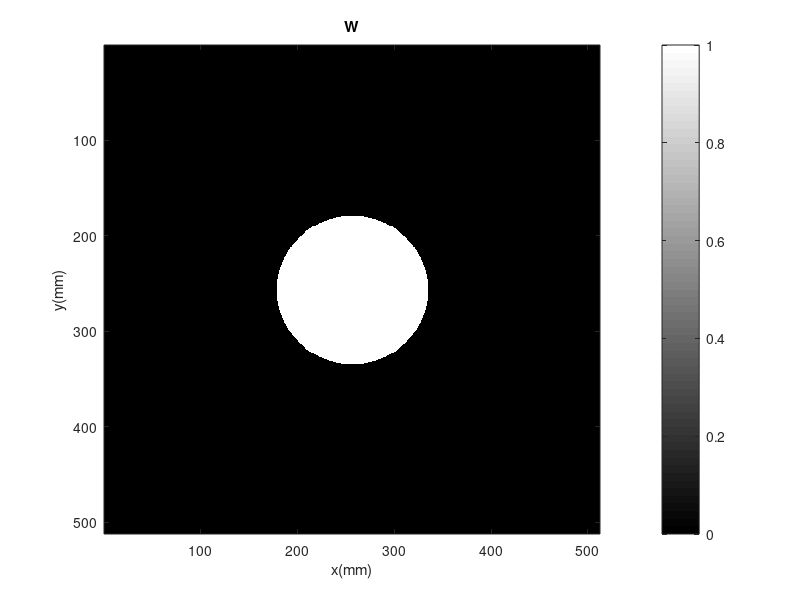

This figure's MATLAB source: (Note: this script raises an error after producing the figure.)
clc;
clear all;
close all;
N=512;
wo=N/2;
dpix=2*10^-6;
lambda=0.0633*10^-9;
k=2*pi/lambda;
d=0.4;
x=(-N/2:N/2-1)*dpix;
y=(-N/2:N/2-1)*dpix;
[X,Y]=meshgrid(x,y);
umax=1/(2*dpix); 
df=1/(N*dpix);
u=(-N/2:N/2-1)*df;
v=(-N/2:N/2-1)*df;
[U,V]=meshgrid(u,v);
freq_sq=U.^2+V.^2;
nn=1;
vari=10^-2;
noise=randn(N).*sqrt(vari);

fm=38*10^3;
m=0.5;
a=0.5;

Io=ones(N);
Imx=a + 0.5*m*sin(2*pi*X.*fm);
Iqx=a + 0.5*m*cos(2*pi*X.*fm);
Imy=a + 0.5*m*sin(2*pi*Y.*fm);
Iqy=a + 0.5*m*cos(2*pi*Y.*fm);

W=zeros(N);
W= sqrt(U.^2 + V.^2)<2*fm;

figure
imagesc(W);
colorbar
colormap(gray);
xlabel('x(mm)') ;
ylabel('y(mm)');
axis on
title(['W']);


P = imread('Lena.png');
P=rgb2gray(P);
P = double(P);
P=rescale(P,-2.6,2.6);

figure
imagesc(x*10^3,y*10^3,P);
colorbar
colormap(gray);
xlabel('x(mm)') ;
ylabel('y(mm)');
axis on
title(['Input Phase profile']);

Object=exp(1j.*P);

Io=ones(N,N);
Id=FresProp(dpix,d,lambda,N,Object);

figure
imagesc(x*10^3,y*10^3,Id);
colorbar
colormap(gray);
xlabel('x(mm)') ;
ylabel('y(mm)');
axis on
title(['Id']);

[UP, deld]=uniform(dpix,d,lambda,N,Object,k,freq_sq,noise,Id,Io,nn);

figure
imagesc(x*10^3,y*10^3,UP);
colorbar
colormap(gray);
xlabel('x(mm)') ;
ylabel('y(mm)');
axis on
title(['Recovered phase using uniform illumination']);


Imxd=FresProp(dpix,d,lambda,N,Object.*sqrt(Imx));
Iqxd=FresProp(dpix,d,lambda,N,Object.*sqrt(Iqx));
Imyd=FresProp(dpix,d,lambda,N,Object.*sqrt(Imy));
Iqyd=FresProp(dpix,d,lambda,N,Object.*sqrt(Iqy));

[phi_x]=phix(k,d,m,fm,Id,Imx,Iqx,Imxd,Iqxd,X,Y,W);

figure
imagesc(x*10^3,y*10^3,real(phi_x));
colorbar
colormap(gray);
xlabel('x(mm)') ;
ylabel('y(mm)');
axis on
title(['phi_x']);


[phi_y]=phiy(k,d,m,fm,Id,Imy,Iqy,Imyd,Iqyd,X,Y,W);

figure
imagesc(x*10^3,y*10^3,real(phi_y));
colorbar
colormap(gray);
xlabel('x(mm)') ;
ylabel('y(mm)');
axis on
title(['phi_y']);

phi_x= real(phi_x);
phi_y=real(phi_y);
[Lx,~]=gradient(phi_x,dpix,dpix);
[~,Ly]=gradient(phi_y,dpix,dpix);

L=Lx+Ly;
T1=fftshift(fft2(L));
T2= -(4.*pi.*pi.*freq_sq);
T2=T2./(T2.^2 + eps^2);
SP= ifft2(ifftshift(T2.*T1));


figure
imagesc(x*10^3,y*10^3,SP);
colorbar
colormap(gray);
xlabel('x(mm)') ;
ylabel('y(mm)');
axis on
title(['SP']);

%%Hybrid

T= (U.^2 + V.^2)./((fm*0.5*m)^2 + (U.^2 + V.^2));
figure
mesh(T);
colorbar
colormap(jet);
axis on
title(['filter']);

F_HP=fftshift(fft2(UP)).*T + fftshift(fft2(SP)).*(1-T);
HP=ifft2(ifftshift(F_HP));
figure
imagesc(x*10^3,y*10^3,HP);
colorbar
colormap(gray);
xlabel('x(mm)') ;
ylabel('y(mm)');
axis on
title(['HP']);


function[phi_x]=phix(k,d,m,fm,Id,Imx,Iqx,Imxd,Iqxd,X,Y,W)
Smx=(-k./(d*m*pi*fm)).*(Imxd - (Id.*Imx));
Sqx=((1j.*k)./(d*m*pi*fm)).*(Iqxd - (Id.*Iqx));
Smx=Smx.*exp(-1j*2*pi*fm.*X);
Sqx=Sqx.*exp(-1j*2*pi*fm.*X);
F_Smx=fftshift(fft2(Smx));
F_Sqx=fftshift(fft2(Sqx));
F_phi_x=(F_Smx+F_Sqx).*W;
phi_x=ifft2(ifftshift(F_phi_x));
end
function[phi_y]=phiy(k,d,m,fm,Id,Imy,Iqy,Imyd,Iqyd,X,Y,W)
Smy=(-k./(d*m*pi*fm)).*(Imyd - (Id.*Imy));
Sqy=((1j.*k)./(d*m*pi*fm)).*(Iqyd - (Id.*Iqy));
Smy=Smy.*exp(-1j*2*pi*fm.*Y);
Sqx=Sqy.*exp(-1j*2*pi*fm.*Y);
F_Smy=fftshift(fft2(Smy));
F_Sqy=fftshift(fft2(Sqy));
F_phi_y=(F_Smy+F_Sqy).*W;
phi_y=ifft2(ifftshift(F_phi_y));
end
function [uni_rec_ph, deld]=uniform(dpix,d,lambda,N,Object,k,freq_sq,noise,Id,Io,nn)
deld=(Id-Io)+nn.*noise;
T1=fftshift((fft2((k/d).*(deld))));
T2= (4.*pi.*pi.*freq_sq);
T2=T2./(T2.^2 + eps^2);
uni_rec_ph= ifft2(ifftshift(T2.*T1));
end
function [R]=FresProp(dpix,z,lambda,Hsize,Hcrop)

%Spatial frequencies
Xsize = Hsize*dpix; %Hsize is the number of pixel, dpix is the length of one pixel, Xsize is the total lenght of the image. 
du = 1/(Xsize);% the resolution of fourier frequency coordinates
%Nyquist cut-off for Sampling Hologram
umax = 1/(2*dpix); %define the k space 
u = -umax:du:umax-du;
[U,V]=meshgrid(u,u);
clear  u V  du;
 
%Evanescent cut-off 
uev = 1/lambda; %???????
 
%Nyquist cut-off for Fresnel Propagation Kernel
unp = uev*(Xsize/(2*abs(z)));
clear Xsize;
 
%Circular window
A = U.^2+(U').^2;
clear U;
if uev>=unp
    ucut = unp;
end
if unp>uev
    ucut = uev;
end
W= sqrt(A);
W = (W<=ucut); 
% disp(['Cutoff =',num2str(ucut),' Evansecent Cutoff =',num2str(uev),...
%' Nyquist Cutoff =', num2str(unp),'u max =',num2str(umax)])
clear ucut uev unp
 
%Fresnel kernel: paraxial approximation
H = exp((-1i*pi*lambda* z).*(A));
clear A;
 
%Truncate kernel
H = W.*H;
clear W;
 
%Hologram Spectrum
Htemp = fft2(Hcrop);
HH = fftshift(Htemp);
clear Htemp;
 
%Propagate field
RR = HH.*H;
clear H HH;
RR =ifftshift(RR);
Ri = ifft2(RR); 
R=abs(Ri.^2);

clear RR;

end